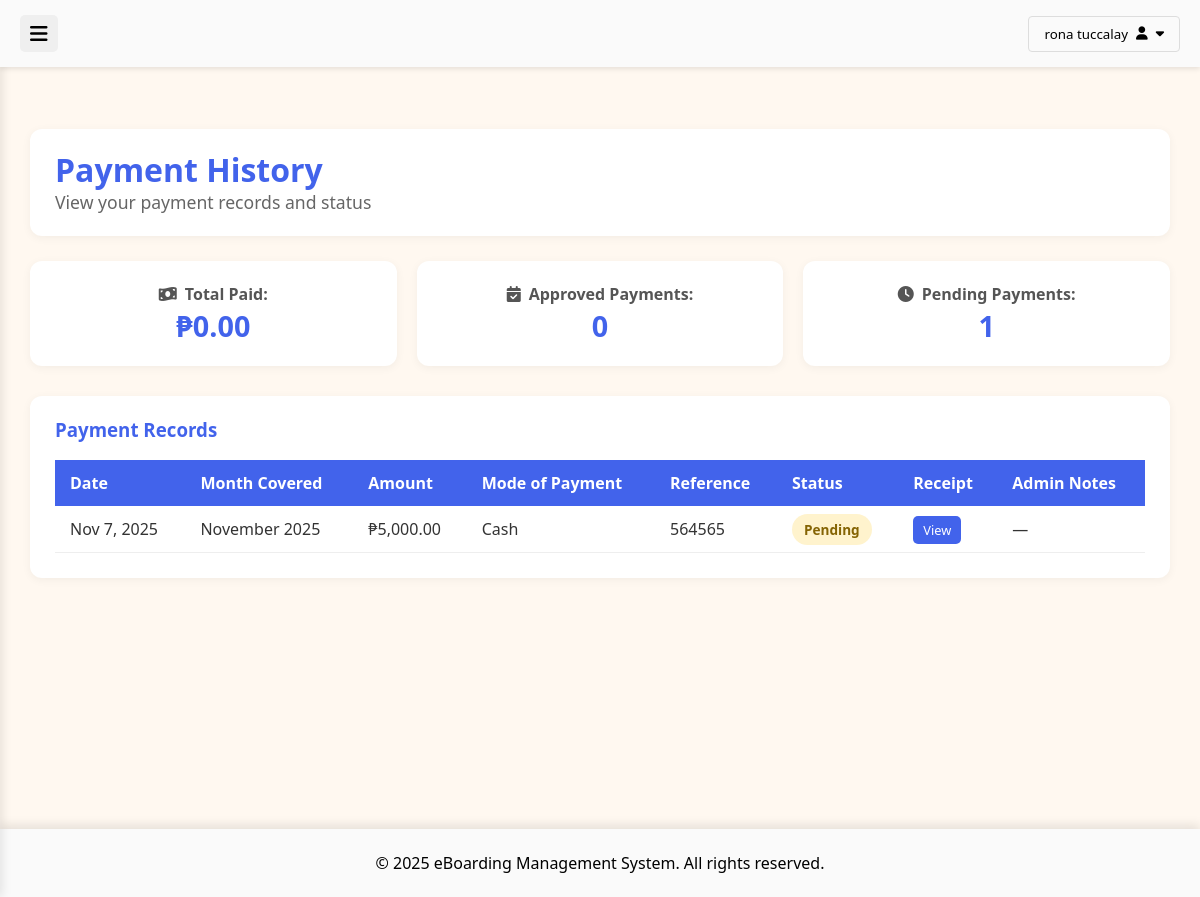
Screenshot of /payment-history.php (signed in) with the database file from the repository.
### tables this page shows
CREATE TABLE `payments` (
  `id` int(11) NOT NULL,
  `boarder_id` varchar(20) NOT NULL,
  `amount` decimal(10,2) NOT NULL,
  `month_covered` varchar(20) NOT NULL,
  `mode_of_payment` varchar(50) NOT NULL,
  `reference_number` varchar(100) DEFAULT NULL,
  `receipt_image` varchar(255) DEFAULT NULL,
  `status` enum('pending','approved','rejected') DEFAULT 'pending',
  `payment_date` timestamp NOT NULL DEFAULT current_timestamp(),
  `admin_notes` text DEFAULT NULL
);

### payment-history.php (the view, shortened to what this page needs)
<?php
include 'db.php';
$user_id = $_SESSION['user_id'];
$user_query = $conn->prepare("SELECT * FROM users WHERE id = ?");
$user_query->bind_param("i", $user_id);
$user_query->execute();
$user_result = $user_query->get_result();
$user = $user_result->fetch_assoc();
$payments_query = $conn->prepare("SELECT * FROM payments WHERE boarder_id = ? ORDER BY payment_date DESC");
$payments_query->bind_param("s", $user['boarder_id']);
$payments_query->execute();
$payments_result = $payments_query->get_result();
$total_paid = 0;
$payments_result->data_seek(0);
?>
<!DOCTYPE html>
<html lang="en">
<head>
  <link rel="stylesheet" href="https://cdnjs.cloudflare.com/ajax/libs/font-awesome/6.4.0/css/all.min.css">
</head>
<body>
  <?php include 'bd-header.php'; ?>
  <div class="main-container">
    <main class="main-content" id="mainContent">
      <div class="content-header">
        <h1>Payment History</h1>
        <p>View your payment records and status</p>
      </div>
      <div class="info-boxes">
        <div class="info-box">
          <strong><i class="fa-solid fa-money-bill-wave"></i> Total Paid:</strong>
          <span>₱<?php echo number_format($total_paid, 2); ?></span>
        </div>
        <div class="info-box">
          <strong><i class="fa-solid fa-calendar-check"></i> Approved Payments:</strong>
          <span>
            <?php
            $approved_count = $conn->query("SELECT COUNT(*) as count FROM payments WHERE boarder_id = '{$user['boarder_id']}' AND status = 'approved'")->fetch_assoc()['count'];
            echo $approved_count;
            ?>
          </span>
        </div>
        <div class="info-box">
          <strong><i class="fa-solid fa-clock"></i> Pending Payments:</strong>
          <span>
            <?php
            $pending_count = $conn->query("SELECT COUNT(*) as count FROM payments WHERE boarder_id = '{$user['boarder_id']}' AND status = 'pending'")->fetch_assoc()['count'];
            echo $pending_count;
            ?>
          </span>
        </div>
      </div>
      <div class="table-container" style="margin-top: 30px;">
        <h3 style="color: #4263eb; margin-bottom: 20px;">Payment Records</h3>
        <?php if ($payments_result->num_rows > 0): ?>
          <table class="data-table">
            <thead>
              <tr>
                <th>Date</th>
                <th>Month Covered</th>
                <th>Amount</th>
                <th>Mode of Payment</th>
                <th>Reference</th>
                <th>Status</th>
                <th>Receipt</th>
                <th>Admin Notes</th>
              </tr>
            </thead>
            <tbody>
              <?php while ($payment = $payments_result->fetch_assoc()): ?>
                <tr>
                  <td><?php echo date('M j, Y', strtotime($payment['payment_date'])); ?></td>
                  <td><?php echo $payment['month_covered']; ?></td>
                  <td>₱<?php echo number_format($payment['amount'], 2); ?></td>
                  <td><?php echo $payment['mode_of_payment']; ?></td>
                  <td><?php echo $payment['reference_number']; ?></td>
                  <td>
                    <span class="status-<?php echo $payment['status']; ?>">
                      <?php echo ucfirst($payment['status']); ?>
                    </span>
                  </td>
                  <td>
                    <?php if ($payment['receipt_image']): ?>
                      <a href="uploads/receipts/<?php echo $payment['receipt_image']; ?>" target="_blank" class="view-btn" style="padding: 5px 10px; font-size: 0.8em;">View</a>
                    <?php else: ?>
                      N/A
                    <?php endif; ?>
                  </td>
                  <td><?php echo $payment['admin_notes'] ?: '—'; ?></td>
                </tr>
              <?php endwhile; ?>
            </tbody>
          </table>
        <?php endif; ?>
      </div>
    </main>
  </div>
  <?php include 'bd-footer.php'; ?>
</body>
</html>

### payment-history.php (style rules this page uses)
* { margin: 0; padding: 0; box-sizing: border-box; font-family: 'Segoe UI', Tahoma, Geneva, Verdana, sans-serif; }
body { background: #FFF8F0; color: #333; line-height: 1; }
.main-container { display: flex; min-height: 100vh; padding-top: 70px; }
.main-content { flex: 1; padding: 30px; margin-left: 0; transition: margin-left 0.3s ease; }
.content-header { background: white; padding: 25px; border-radius: 12px; box-shadow: 0 2px 10px rgba(0,0,0,0.05); margin-bottom: 25px; }
.content-header h1 { color: #4263eb; font-size: 2rem; margin-bottom: 8px; }
.content-header p { color: #666; font-size: 1.1rem; }
.info-boxes { display: grid; grid-template-columns: repeat(auto-fit, minmax(250px, 1fr)); gap: 20px; margin-bottom: 30px; }
.info-box { background: white; padding: 25px; border-radius: 12px; box-shadow: 0 2px 10px rgba(0,0,0,0.05); display: flex; flex-direction: column; align-items: center; text-align: center; transition: transform 0.3s, box-shadow 0.3s; }
.info-box strong { color: #555; font-size: 1rem; margin-bottom: 10px; display: flex; align-items: center; gap: 8px; }
.info-box span { color: #4263eb; font-size: 1.8rem; font-weight: bold; }
.table-container { background: white; border-radius: 12px; box-shadow: 0 2px 10px rgba(0,0,0,0.05); padding: 25px; overflow-x: auto; }
.data-table { width: 100%; border-collapse: collapse; margin-top: 10px; }
.data-table th { background-color: #4263eb; color: white; padding: 15px; text-align: left; font-weight: 600; }
.data-table td { padding: 15px; border-bottom: 1px solid #eee; }
.status-pending { background-color: #fff3cd; color: #856404; padding: 6px 12px; border-radius: 20px; font-size: 0.85rem; font-weight: 600; }
.view-btn { background-color: #4263eb; color: white; text-decoration: none; border-radius: 5px; transition: background 0.3s; }

### bd-header.php (style rules this page uses)
body { margin: 0; font-family: Arial, sans-serif; }

### rows the page displays
payments: payment_date "Nov 7, 2025", month_covered "November 2025", amount "5,000.00", mode_of_payment "Cash", reference_number "564565", status "Pending", admin_notes "—"

### other values shown
$_SESSION['fname'] . ' ' . $_SESSION['lname'] "rona tuccalay"
$total_paid "0.00"
$approved_count "0"
$pending_count "1"
